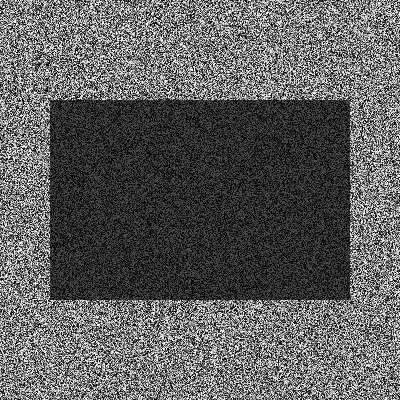
#> input picture runtime/tests/data/noise_in.pgm, 400 x 400 px; its folder holds 3 pictures in this run
$ python make_golden.py
#> lines starting #> are read from the running program, lines starting #| are printed output that depends on the picture
#!/usr/bin/env python3
"""Writes OpenCV reference outputs for test_image_ops.cpp, and must run on x86 with opencv-python 5.0.0."""
import sys, pathlib
import cv2, numpy as np

out = pathlib.Path(__file__).resolve().parents[2] / "runtime" / "tests" / "data"
out.mkdir(parents=True, exist_ok=True)

def left_half(path):
    img = cv2.imread(path, cv2.IMREAD_GRAYSCALE)
    assert img is not None and img.shape == (400, 800), (path, None if img is None else img.shape)
    return np.ascontiguousarray(img[:, :400])

if len(sys.argv) > 1:
    rng = np.random.default_rng(1)
    noise = rng.integers(0, 256, (400, 400), dtype=np.uint8)
    noise[100:300, 50:350] //= 3          # This makes the histogram uneven.
    inputs = {"noise": noise, "mouth": left_half(sys.argv[1]), "eye": left_half(sys.argv[2])}
else:
    inputs = {n: cv2.imread(str(out / f"{n}_in.pgm"), cv2.IMREAD_GRAYSCALE) for n in ("noise", "mouth", "eye")}
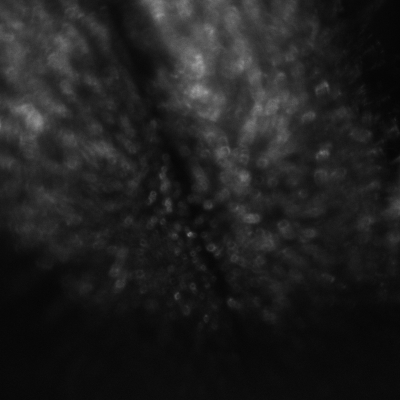
#> input picture runtime/tests/data/mouth_in.pgm, 400 x 400 px
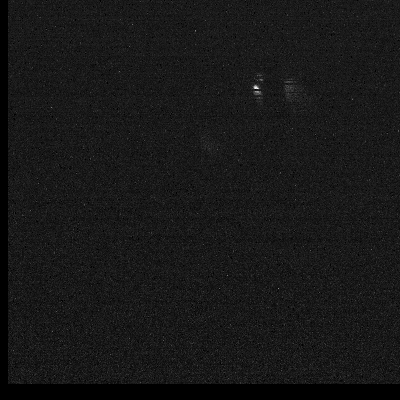
#> input picture runtime/tests/data/eye_in.pgm, 400 x 400 px
#> inputs = 3 items

for name, img in inputs.items():
    cv2.imwrite(str(out / f"{name}_in.pgm"), img)
    lin = cv2.resize(img, (224, 224), interpolation=cv2.INTER_LINEAR)
    cv2.imwrite(str(out / f"{name}_linear224.pgm"), lin)
    cv2.imwrite(str(out / f"{name}_linear224_eq.pgm"), cv2.equalizeHist(lin))
    cv2.imwrite(str(out / f"{name}_area160.pgm"), cv2.resize(img, (160, 160), interpolation=cv2.INTER_AREA))
    cv2.imwrite(str(out / f"{name}_area96.pgm"), cv2.resize(img, (96, 96), interpolation=cv2.INTER_AREA))
    # Integer INTER_AREA factors take the OpenCV fast path: 4x rounds half to even and 2x (the SIMD path) half up.
    a100 = cv2.resize(img, (100, 100), interpolation=cv2.INTER_AREA)
    cv2.imwrite(str(out / f"{name}_area100.pgm"), a100)
    cv2.imwrite(str(out / f"{name}_arealin96.pgm"), cv2.resize(a100, (96, 96), interpolation=cv2.INTER_LINEAR))
    cv2.imwrite(str(out / f"{name}_area64.pgm"), cv2.resize(img[100:228, 100:228], (64, 64), interpolation=cv2.INTER_AREA))
#> this loop made 3 passes
#> name on passes 1 to 3: 'noise', 'mouth', 'eye'
#> pass 1, `lin = cv2.resize(img, (224, 224), interpolation=cv2.INTER_LINEAR)`:
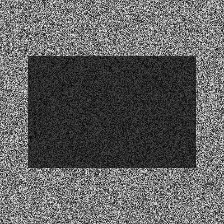
#> lin: shape (224, 224); min 1, max 251, mean 95.4
#> pass 1, `cv2.imwrite(str(out / f"{name}_linear224_eq.pgm"), cv2.equalizeHist(li..`:
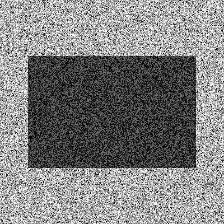
#> saved as noise_linear224_eq.pgm: shape (224, 224); min 0, max 255, mean 128.2
#> pass 1, `cv2.imwrite(str(out / f"{name}_area160.pgm"), cv2.resize(img, (160, 16..`:
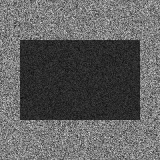
#> saved as noise_area160.pgm: shape (160, 160); min 11, max 217, mean 95.7
#> pass 1, `cv2.imwrite(str(out / f"{name}_area96.pgm"), cv2.resize(img, (96, 96),..`:
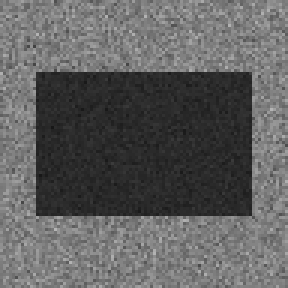
#> saved as noise_area96.pgm: shape (96, 96) (shown 3 times larger); min 23, max 181, mean 95.7
#> after the loop:
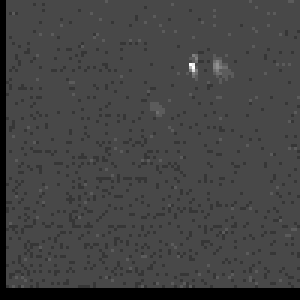
#> a100: shape (100, 100) (shown 3 times larger); min 0, max 14, mean 3.71; drawn with min black and max white
print(f"opencv {cv2.__version__}: wrote {len(inputs) * 8} files to {out}")
#| opencv 4.13.0: wrote 24 files to runtime/tests/data
